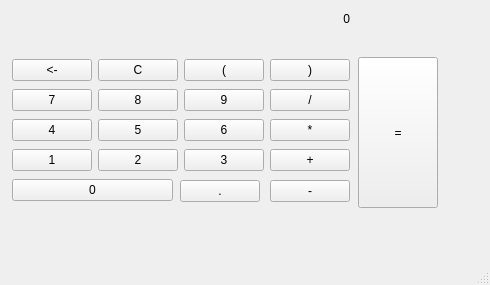
<?xml version="1.0" encoding="UTF-8"?>
<ui version="4.0">
 <class>MainWindow</class>
 <widget class="QMainWindow" name="MainWindow">
  <property name="geometry">
   <rect>
    <x>0</x>
    <y>0</y>
    <width>490</width>
    <height>285</height>
   </rect>
  </property>
  <property name="windowTitle">
   <string>MainWindow</string>
  </property>
  <widget class="QWidget" name="centralwidget">
   <widget class="QLabel" name="lblResult">
    <property name="geometry">
     <rect>
      <x>9</x>
      <y>9</y>
      <width>341</width>
      <height>19</height>
     </rect>
    </property>
    <property name="styleSheet">
     <string notr="true">font: 12pt &quot;Sans Serif&quot;;</string>
    </property>
    <property name="text">
     <string>0</string>
    </property>
    <property name="alignment">
     <set>Qt::AlignmentFlag::AlignRight|Qt::AlignmentFlag::AlignTrailing|Qt::AlignmentFlag::AlignVCenter</set>
    </property>
   </widget>
   <widget class="QPushButton" name="btnEqual">
    <property name="geometry">
     <rect>
      <x>358</x>
      <y>57</y>
      <width>80</width>
      <height>151</height>
     </rect>
    </property>
    <property name="sizePolicy">
     <sizepolicy hsizetype="Minimum" vsizetype="Fixed">
      <horstretch>0</horstretch>
      <verstretch>0</verstretch>
     </sizepolicy>
    </property>
    <property name="minimumSize">
     <size>
      <width>0</width>
      <height>0</height>
     </size>
    </property>
    <property name="maximumSize">
     <size>
      <width>1000</width>
      <height>1000</height>
     </size>
    </property>
    <property name="styleSheet">
     <string notr="true"/>
    </property>
    <property name="text">
     <string>=</string>
    </property>
   </widget>
   <widget class="QPushButton" name="btnMinus">
    <property name="geometry">
     <rect>
      <x>270</x>
      <y>180</y>
      <width>80</width>
      <height>22</height>
     </rect>
    </property>
    <property name="styleSheet">
     <string notr="true"/>
    </property>
    <property name="text">
     <string>-</string>
    </property>
   </widget>
   <widget class="QPushButton" name="btnPoint">
    <property name="geometry">
     <rect>
      <x>180</x>
      <y>180</y>
      <width>80</width>
      <height>22</height>
     </rect>
    </property>
    <property name="text">
     <string>.</string>
    </property>
   </widget>
   <widget class="QPushButton" name="btn0">
    <property name="geometry">
     <rect>
      <x>12</x>
      <y>179</y>
      <width>161</width>
      <height>22</height>
     </rect>
    </property>
    <property name="text">
     <string>0</string>
    </property>
   </widget>
   <widget class="QPushButton" name="btnPlus">
    <property name="geometry">
     <rect>
      <x>270</x>
      <y>149</y>
      <width>80</width>
      <height>22</height>
     </rect>
    </property>
    <property name="styleSheet">
     <string notr="true"/>
    </property>
    <property name="text">
     <string>+</string>
    </property>
   </widget>
   <widget class="QPushButton" name="btn2">
    <property name="geometry">
     <rect>
      <x>98</x>
      <y>149</y>
      <width>80</width>
      <height>22</height>
     </rect>
    </property>
    <property name="text">
     <string>2</string>
    </property>
   </widget>
   <widget class="QPushButton" name="btn3">
    <property name="geometry">
     <rect>
      <x>184</x>
      <y>149</y>
      <width>80</width>
      <height>22</height>
     </rect>
    </property>
    <property name="text">
     <string>3</string>
    </property>
   </widget>
   <widget class="QPushButton" name="btn1">
    <property name="geometry">
     <rect>
      <x>12</x>
      <y>149</y>
      <width>80</width>
      <height>22</height>
     </rect>
    </property>
    <property name="text">
     <string>1</string>
    </property>
   </widget>
   <widget class="QPushButton" name="btnMul">
    <property name="geometry">
     <rect>
      <x>270</x>
      <y>119</y>
      <width>80</width>
      <height>22</height>
     </rect>
    </property>
    <property name="styleSheet">
     <string notr="true"/>
    </property>
    <property name="text">
     <string>*</string>
    </property>
   </widget>
   <widget class="QPushButton" name="btn5">
    <property name="geometry">
     <rect>
      <x>98</x>
      <y>119</y>
      <width>80</width>
      <height>22</height>
     </rect>
    </property>
    <property name="text">
     <string>5</string>
    </property>
   </widget>
   <widget class="QPushButton" name="btn4">
    <property name="geometry">
     <rect>
      <x>12</x>
      <y>119</y>
      <width>80</width>
      <height>22</height>
     </rect>
    </property>
    <property name="text">
     <string>4</string>
    </property>
   </widget>
   <widget class="QPushButton" name="btn6">
    <property name="geometry">
     <rect>
      <x>184</x>
      <y>119</y>
      <width>80</width>
      <height>22</height>
     </rect>
    </property>
    <property name="text">
     <string>6</string>
    </property>
   </widget>
   <widget class="QPushButton" name="btn9">
    <property name="geometry">
     <rect>
      <x>184</x>
      <y>89</y>
      <width>80</width>
      <height>22</height>
     </rect>
    </property>
    <property name="text">
     <string>9</string>
    </property>
   </widget>
   <widget class="QPushButton" name="btnDiv">
    <property name="geometry">
     <rect>
      <x>270</x>
      <y>89</y>
      <width>80</width>
      <height>22</height>
     </rect>
    </property>
    <property name="styleSheet">
     <string notr="true"/>
    </property>
    <property name="text">
     <string>/</string>
    </property>
   </widget>
   <widget class="QPushButton" name="btn8">
    <property name="geometry">
     <rect>
      <x>98</x>
      <y>89</y>
      <width>80</width>
      <height>22</height>
     </rect>
    </property>
    <property name="text">
     <string>8</string>
    </property>
   </widget>
   <widget class="QPushButton" name="btn7">
    <property name="geometry">
     <rect>
      <x>12</x>
      <y>89</y>
      <width>80</width>
      <height>22</height>
     </rect>
    </property>
    <property name="text">
     <string>7</string>
    </property>
   </widget>
   <widget class="QPushButton" name="btnBackspace">
    <property name="geometry">
     <rect>
      <x>12</x>
      <y>59</y>
      <width>80</width>
      <height>22</height>
     </rect>
    </property>
    <property name="styleSheet">
     <string notr="true"/>
    </property>
    <property name="text">
     <string>&lt;-</string>
    </property>
   </widget>
   <widget class="QPushButton" name="btnOpen">
    <property name="geometry">
     <rect>
      <x>184</x>
      <y>59</y>
      <width>80</width>
      <height>22</height>
     </rect>
    </property>
    <property name="styleSheet">
     <string notr="true"/>
    </property>
    <property name="text">
     <string>(</string>
    </property>
   </widget>
   <widget class="QPushButton" name="btnClose">
    <property name="geometry">
     <rect>
      <x>270</x>
      <y>59</y>
      <width>80</width>
      <height>22</height>
     </rect>
    </property>
    <property name="styleSheet">
     <string notr="true"/>
    </property>
    <property name="text">
     <string>)</string>
    </property>
   </widget>
   <widget class="QPushButton" name="btnCancel">
    <property name="geometry">
     <rect>
      <x>98</x>
      <y>59</y>
      <width>80</width>
      <height>22</height>
     </rect>
    </property>
    <property name="styleSheet">
     <string notr="true"/>
    </property>
    <property name="text">
     <string>C</string>
    </property>
   </widget>
  </widget>
  <widget class="QMenuBar" name="menubar">
   <property name="geometry">
    <rect>
     <x>0</x>
     <y>0</y>
     <width>490</width>
     <height>18</height>
    </rect>
   </property>
  </widget>
  <widget class="QStatusBar" name="statusbar"/>
 </widget>
 <resources/>
 <connections/>
</ui>
